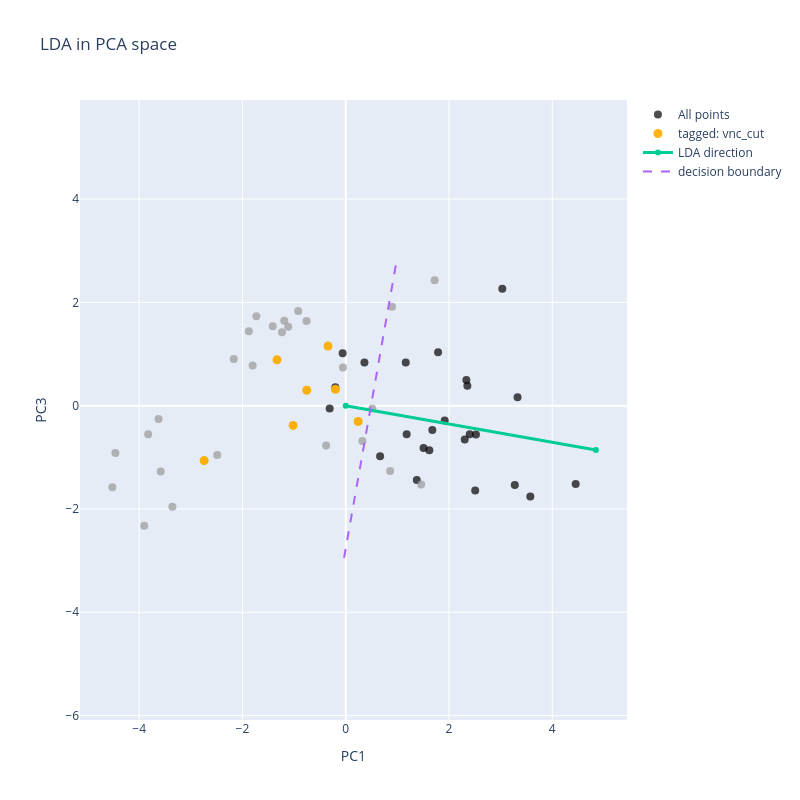

Notebook code cell kept with this figure:
### Code cell
display(fig)

### Figure 1 — Plotly figure (JSON) as saved in the notebook; plotly's stock layout.template omitted (floating-point values rounded to 4 significant figures; data arrays with more than 128 entries replaced by an {"elided": "..."} marker saying what was removed)
{"data": [{"hoverinfo": "text", "hovertext": ["index: 210302_F1_C2<br>tags: Figure1, learn", "index: 210331_F2_C1<br>tags: Figure1, no_learn", "index: 210405_F1_C1<br>tags: Figure1, learn", "index: 210604_F1_C1<br>tags: Figure1, learn", "index: 210903_F3_C1<br>tags: Figure1, learn", "index: 210915_F1_C1<br>tags: Figure1, learn", "index: 210917_F2_C1<br>tags: Figure1, learn", "index: 250226_F2_C1<br>tags: Figure1, no_learn", "index: 250227_F2_C1<br>tags: Figure1, learn", "index: 250227_F3_C1<br>tags: Figure1, learn", "index: 250228_F1_C1<br>tags: Figure1, no_learn", "index: 250228_F2_C1<br>tags: Figure1, learn", "index: 250304_F2_C1<br>tags: Figure1, no_learn", "index: 250304_F3_C1<br>tags: Figure1, learn", "index: 250425_F1_C1<br>tags: Figure1, learn", "index: 250923_F1_C1<br>tags: Figure1, no_learn", "index: 250923_F2_C1<br>tags: Figure1, learn", "index: 250924_F1_C1<br>tags: Figure1, no_learn", "index: 250924_F2_C1<br>tags: Figure1, learn", "index: 250925_F1_C1<br>tags: Figure1, learn", "index: 250925_F2_C1<br>tags: Figure1, no_learn", "index: 260521_F1_C1<br>tags: Figure1, learn", "index: 260521_F2_C1<br>tags: Figure1, late_learn, learn", "index: 241029_F2_C1<br>tags: control, vnc_cut", "index: 241029_F3_C1<br>tags: control, vnc_cut", "index: 241101_F1_C1<br>tags: control, vnc_cut", "index: 241101_F2_C1<br>tags: control, vnc_cut", "index: 241105_F1_C1<br>tags: control, vnc_cut", "index: 241105_F2_C1<br>tags: control, vnc_cut", "index: 241105_F3_C1<br>tags: control, vnc_cut", "index: 250813_F1_C1<br>tags: control, norpa", "index: 250813_F3_C1<br>tags: control, norpa", "index: 251103_F1_C1<br>tags: 1s_stim, control", "index: 251103_F2_C1<br>tags: 1s_stim, control", "index: 251105_F1_C1<br>tags: control, learn", "index: 251107_F1_C1<br>tags: 1s_stim, control", "index: 251107_F2_C1<br>tags: 1s_stim, control, learn", "index: 251113_F1_C1<br>tags: control, cumulative_punishment_250228_F2_C1.mat, replay", "index: 251113_F2_C1<br>tags: control, cumulative_punishment_250228_F2_C1.mat, replay", "index: 251124_F1_C1<br>tags: control, no_cue", "index: 251126_F1_C1<br>tags: control, cumulative_punishment_250228_F2_C1.mat, replay", "index: 251203_F1_C1<br>tags: control, cumulative_punishment_250228_F2_C1.mat, replay", "index: 251203_F2_C1<br>tags: control, cumulative_punishment_250228_F2_C1.mat, replay", "index: 251205_F1_C1<br>tags: control, cumulative_punishment_250228_F2_C1.mat, replay", "index: 251205_F2_C1<br>tags: control, cumulative_punishment_250228_F2_C1.mat, replay", "index: 251210_F1_C1<br>tags: control, norpa", "index: 251210_F2_C1<br>tags: control, norpa", "index: 251216_F1_C1<br>tags: control, no_antenna, norpa", "index: 251216_F2_C1<br>tags: control, no_antenna, norpa", "index: 251216_F3_C1<br>tags: control, no_antenna, norpa", "index: 251217_F1_C1<br>tags: control, no_antenna", "index: 251218_F1_C1<br>tags: control, no_antenna", "index: 251218_F2_C1<br>tags: control, no_antenna, norpa", "index: 251218_F3_C1<br>tags: control, no_antenna", "index: 251219_F1_C2<br>tags: easy_targets, learn", "index: 260603_F2_C1<br>tags: control, no_antenna, norpa", "index: 260603_F3_C1<br>tags: control, no_antenna, norpa"], "marker": {"color": ["#000000", "#000000", "#000000", "#000000", "#000000", "#000000", "#000000", "#000000", "#000000", "#000000", "#000000", "#000000", "#000000", "#000000", "#000000", "#000000", "#000000", "#000000", "#000000", "#000000", "#000000", "#000000", "#000000", "#989898", "#989898", "#989898", "#989898", "#989898", "#989898", "#989898", "#989898", "#989898", "#989898", "#989898", "#989898", "#989898", "#989898", "#989898", "#989898", "#989898", "#989898", "#989898", "#989898", "#989898", "#989898", "#989898", "#989898", "#989898", "#989898", "#989898", "#989898", "#989898", "#989898", "#989898", "#000000", "#989898", "#989898"], "opacity": 0.7, "size": 8}, "mode": "markers", "name": "All points", "type": "scatter", "x": [4.453, 1.163, 2.336, 2.522, 1.916, 1.788, 2.356, 1.677, 2.507, 0.6657, 1.619, 3.274, -0.2017, 3.574, 3.327, -0.311, 1.507, 0.3621, 1.18, 2.305, -0.05978, 2.401, 1.376, -0.3434, -2.741, -1.33, -0.1992, 0.2407, -0.7546, -1.019, 1.722, 0.8966, -1.877, -1.113, 0.8603, -0.3799, 1.461, -0.7579, -1.19, 0.3221, -3.624, -1.73, -2.168, -1.235, -1.413, -0.05349, -3.582, -4.519, -1.802, -4.46, 0.5147, -3.901, -0.9204, -3.356, 3.032, -3.825, -2.488], "y": [-1.518, 0.8345, 0.4958, -0.5604, -0.2868, 1.033, 0.3865, -0.4699, -1.644, -0.9808, -0.8621, -1.538, 0.3565, -1.757, 0.1613, -0.05459, -0.8211, 0.8381, -0.5514, -0.6562, 1.014, -0.5551, -1.44, 1.154, -1.063, 0.8869, 0.3162, -0.3055, 0.2992, -0.3821, 2.426, 1.917, 1.443, 1.528, -1.266, -0.7697, -1.529, 1.639, 1.644, -0.6856, -0.2593, 1.733, 0.9023, 1.42, 1.536, 0.7371, -1.275, -1.581, 0.7765, -0.9176, -0.05597, -2.323, 1.834, -1.956, 2.264, -0.5534, -0.9565]}, {"hoverinfo": "text", "hovertext": ["index: 241029_F2_C1<br>tags: control, vnc_cut", "index: 241029_F3_C1<br>tags: control, vnc_cut", "index: 241101_F1_C1<br>tags: control, vnc_cut", "index: 241101_F2_C1<br>tags: control, vnc_cut", "index: 241105_F1_C1<br>tags: control, vnc_cut", "index: 241105_F2_C1<br>tags: control, vnc_cut", "index: 241105_F3_C1<br>tags: control, vnc_cut"], "marker": {"color": "#FFB000", "opacity": 0.95, "size": 9}, "mode": "markers", "name": "tagged: vnc_cut", "type": "scatter", "x": [-0.3434, -2.741, -1.33, -0.1992, 0.2407, -0.7546, -1.019], "y": [1.154, -1.063, 0.8869, 0.3162, -0.3055, 0.2992, -0.3821]}, {"line": {"width": 3}, "mode": "lines+markers", "name": "LDA direction", "type": "scatter", "x": [-1.558e-17, 4.844], "y": [1.753e-17, -0.8566]}, {"line": {"dash": "dash", "width": 2}, "mode": "lines", "name": "decision boundary", "type": "scatter", "x": {"elided": "200 float values"}, "y": {"elided": "200 float values"}}], "layout": {"height": 800, "hovermode": "closest", "title": {"text": "LDA in PCA space"}, "width": 800, "xaxis": {"title": {"text": "PC1"}}, "yaxis": {"scaleanchor": "x", "scaleratio": 1, "title": {"text": "PC3"}}}}
